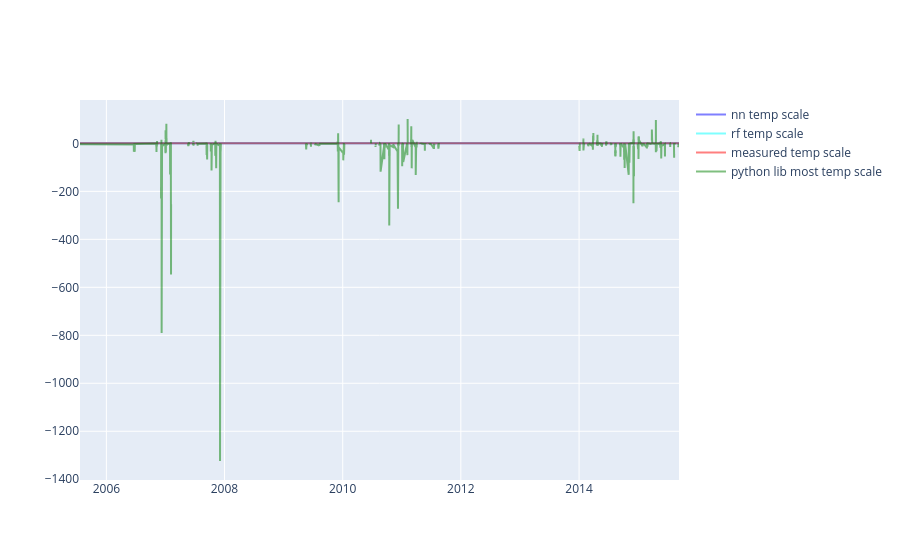

Source (notebook cell):
### Code cell
#
# ann scaled value params for temperature scale read in above
# 
predTrace5= go.Scatter(
    x =  pred.index,
    y =  pred[predictand2+ '-neural_network'] * scaleTscale + meanTscale,
    name = "nn temp scale",
    line = dict(color = 'blue'),
    connectgaps = False,
    opacity = 0.5)

predTrace5b= go.Scatter(
    x =  pred.index,
    y =  pred[predictand2+ '-random_forest'],
    name = "rf temp scale",
    line = dict(color = 'cyan'),
    connectgaps = False,
    opacity = 0.5)

predTrace6= go.Scatter(
    x =  pred.index,
    y =  pred[exact_predictand2],
    name = "measured temp scale",
    line = dict(color = 'red'),
    connectgaps = False,
    opacity = 0.5)

predTrace7= go.Scatter(
    x =  pred.index,
    y =  pred[predictand2+ mo_version],
    name = "python lib most temp scale",
    line = dict(color = 'green'),
    connectgaps = False,
    opacity = 0.5)

# predTrace8= go.Scatter(
#     x =  pred.index,
#     y =  pred['TempScaleMOST'],
#     name = "jupyter nb most temp scale",
#     line = dict(color = 'gold'),
#     connectgaps = False,
#     opacity = 0.5)

data = [predTrace5, predTrace5b, predTrace6, predTrace7]#, predTrace8]
plotly.offline.iplot(data, filename='basic-line-plot')
layout = timeSeriesLayout

### Figure 1 — Plotly figure (JSON) as saved in the notebook; plotly's stock layout.template omitted (floating-point values rounded to 4 significant figures; data arrays with more than 128 entries replaced by an {"elided": "..."} marker saying what was removed)
{"data": [{"connectgaps": false, "line": {"color": "blue"}, "name": "nn temp scale", "opacity": 0.5, "type": "scatter", "x": {"elided": "15276 str values"}, "y": {"elided": "15276 float values"}}, {"connectgaps": false, "line": {"color": "cyan"}, "name": "rf temp scale", "opacity": 0.5, "type": "scatter", "x": {"elided": "15276 str values"}, "y": {"elided": "15276 float values"}}, {"connectgaps": false, "line": {"color": "red"}, "name": "measured temp scale", "opacity": 0.5, "type": "scatter", "x": {"elided": "15276 str values"}, "y": {"elided": "15276 float values"}}, {"connectgaps": false, "line": {"color": "green"}, "name": "python lib most temp scale", "opacity": 0.5, "type": "scatter", "x": {"elided": "15276 str values"}, "y": {"elided": "15276 float values"}}], "layout": {}}
